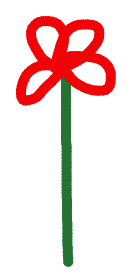
#> input picture Python_Stuff/flower_1.png, 130 x 280 px; its folder holds 4 pictures in this run
$ jupyter execute Untitled.ipynb
#> lines starting #> are read from the running program, lines starting #| are printed output that depends on the picture
[cell 1]
from itertools import permutations
from PIL import Image

# Assuming you have a list of flower images named flower_1.png, flower_2.png, etc.
flowers = [f'flower_{i}.png' for i in range(1, 5)]

# Generate one permutation of the flowers
bouquet_permutation = next(permutations(flowers, len(flowers)))

# Output folder for the generated bouquet image
output_folder = 'bouquet_images/'

# Define the number of rows and columns
rows = 2
columns = 2

# Define the width and height of each flower in the bouquet
flower_width = 130
flower_height = 280

# Set the amount of overlap (adjust these values as needed)
x_overlap = 50
y_overlap = 190

# Calculate the canvas size considering potential overlap
canvas_width = columns * flower_width - (columns - 1) * x_overlap
canvas_height = rows * flower_height - (rows - 1) * y_overlap
bouquet_image = Image.new('RGBA', (canvas_width, canvas_height), (255, 255, 255, 0))

# Paste each flower onto the canvas with a white background and overlap
for i, flower in enumerate(bouquet_permutation):
    flower_image = Image.open(flower).convert('RGBA')
#> flower_image is the input picture: PIL image 130x280 RGBA; mean R, G, B, A 31.9, 8.3, 5.6, 44.6
    # Calculate the position of each flower in the bouquet with overlap
    x_position = (i % columns) * (flower_width - x_overlap)
    y_position = (i // columns) * (flower_height - y_overlap)

    # Composite the flower onto the canvas using the alpha channel
    bouquet_image.alpha_composite(flower_image, dest=(x_position, y_position))
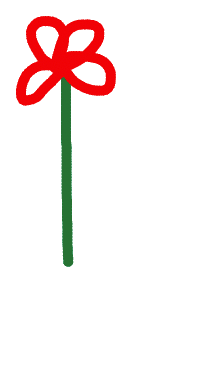
#> bouquet_image: PIL image 210x370 RGBA; mean R, G, B, A 249, 238, 236.7, 20.9; transparent parts drawn white
#> pass 2 of the loop `for i, flower in enumerate(bouquet_permutation):`:
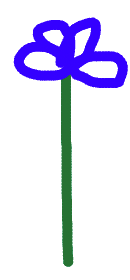
#> input picture Python_Stuff/flower_2.png, 130 x 280 px
#> flower_image is the input picture: PIL image 130x280 RGBA; mean R, G, B, A 9.6, 8.1, 31.8, 42.3
#> `bouquet_image.alpha_composite(flower_image, dest=(x_position, y_positi..`:
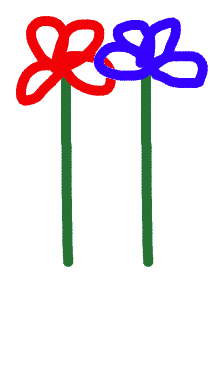
#> bouquet_image: PIL image 210x370 RGBA; mean R, G, B, A 233.7, 222.7, 232.5, 39.9; transparent parts drawn white
#> pass 3 of the loop `for i, flower in enumerate(bouquet_permutation):`:
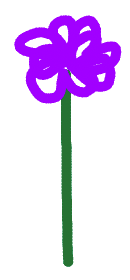
#> input picture Python_Stuff/flower_3.png, 130 x 280 px
#> flower_image is the input picture: PIL image 130x280 RGBA; mean R, G, B, A 29.4, 7.8, 44.9, 54.6
#> `bouquet_image.alpha_composite(flower_image, dest=(x_position, y_positi..`:
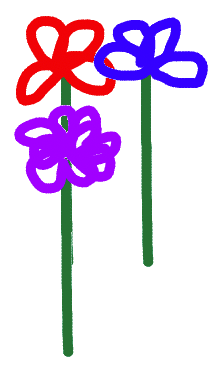
#> bouquet_image: PIL image 210x370 RGBA; mean R, G, B, A 226, 203.4, 231.8, 60.5; transparent parts drawn white
#> the loop made 4 passes; the first 3 are shown

# Save the generated bouquet image with a white canvas
bouquet_image.save(f'{output_folder}final_bouquet.png')
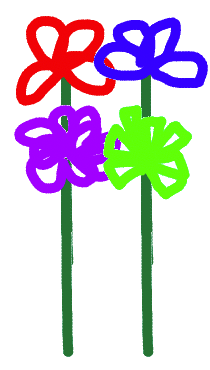
#> saved as final_bouquet.png: PIL image 210x370 RGBA; mean R, G, B, A 214.9, 204.3, 214.7, 77.4; transparent parts drawn white
